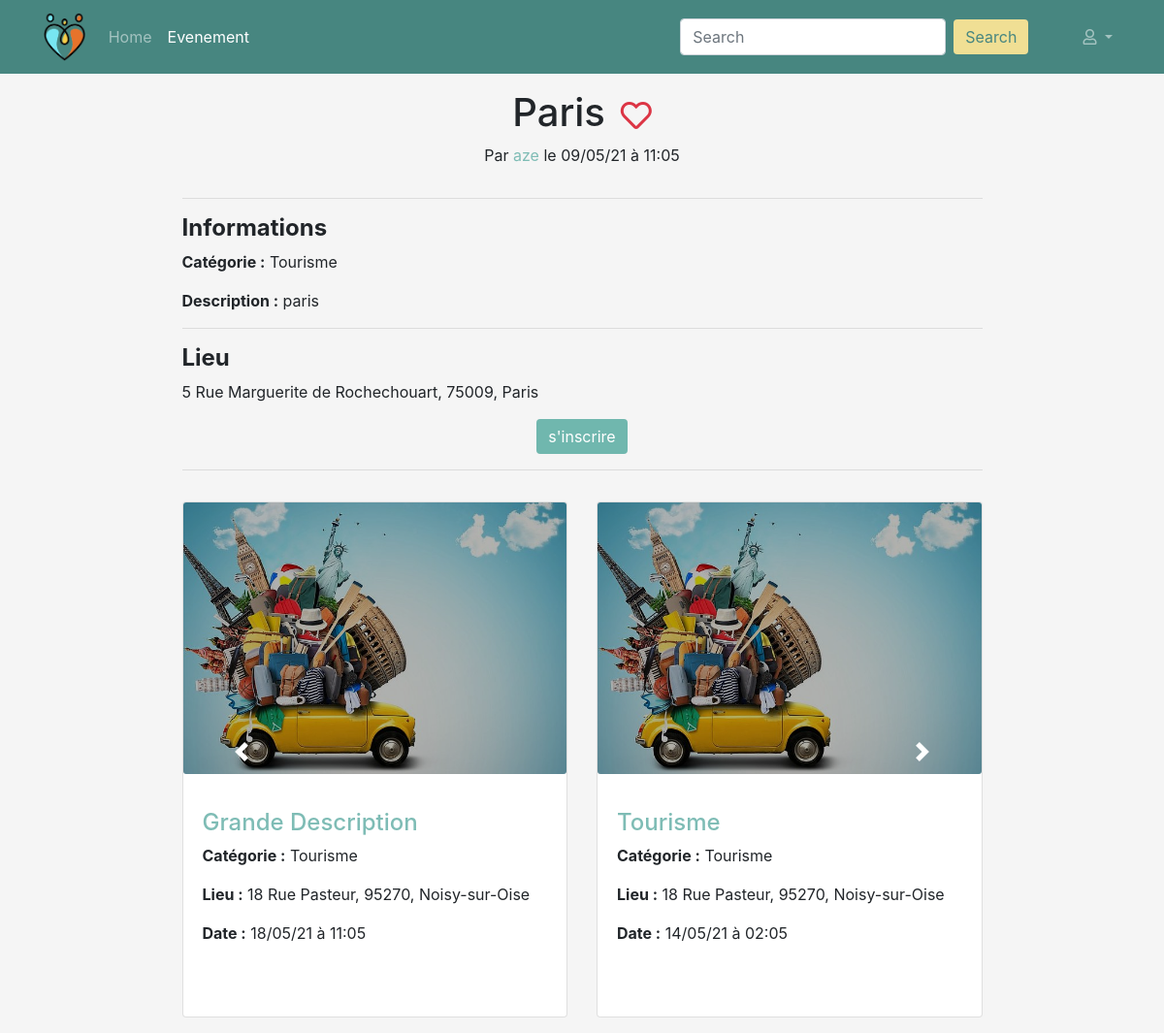
Page /evenement/description/27 on the committed database.
### events/models.py (models this page shows, shortened)
class Event(models.Model):
    PARTY_CATEGORY = 'soiree'
    GAME_CATEGORY = 'jeux'
    TOURISM_CATEGORY = 'tourisme'
    AREA_CATEGORY = 'plein air'
    CATEGORY_CHOICES = (
        (PARTY_CATEGORY, 'soiree'),
        (GAME_CATEGORY, 'jeux'),
        (TOURISM_CATEGORY, 'tourisme'),
        (AREA_CATEGORY, 'plein air')
    )
    person = models.ForeignKey('persons.Person', on_delete=models.CASCADE)
    title = models.CharField('titre', max_length=150)
    description = models.TextField('description')
    address = models.CharField('adresse', max_length=100)
    zip_code = models.IntegerField('code postal')
    city = models.CharField('ville', max_length=50)
    category = models.CharField('categorie', choices=CATEGORY_CHOICES, max_length=20)
    created_at = models.DateTimeField('crée à', auto_now=True)
    event_date = models.DateTimeField('date evenement', auto_now=False)
    coordonate_x = models.CharField('coordonnée X',max_length=10 ,null=True, blank=True)
    coordonate_y = models.CharField('coordonnée Y',max_length=10 , null=True, blank=True)

### persons/models.py (models this page shows, shortened)
class Person(models.Model):
    TYPE_PARTICULIER = 'particulier'
    TYPE_PROFESSIONNEL = 'professionnel'
    TYPE_CHOICES = (
        (TYPE_PARTICULIER, 'particulier'),
        (TYPE_PROFESSIONNEL, 'professionnel')
    )
    user = models.ForeignKey('users.User', on_delete=models.CASCADE)
    first_name = models.CharField('prenom', max_length=100)
    last_name = models.CharField('nom', max_length=100)
    birth_date = models.DateField('date naissance')
    address = models.CharField('adresse', max_length=250)
    zip_code = models.IntegerField('code postal')
    city = models.CharField('ville', max_length=50)
    country = models.CharField('pays', max_length=100)
    phone_number = PhoneNumberField('telephone')
    pseudo = models.CharField('pseudo', max_length=50)
    person_type = models.CharField('type', choices=TYPE_CHOICES, max_length=15)
    created_at = models.DateTimeField('crée à', auto_now=True)
    note = models.IntegerField('karma', null=True, blank=True)
    imageProfil = models.FileField('image', null=True, default='utilisateur-de-profil.svg')
    is_visible = models.BooleanField('est visible', default=False)

### events/views/events.py (the view)
# urls.py: path('evenement/description/<int:event_id>', EventDescriptionView.as_view(), name='description-event'),
class EventDescriptionView(View):
    def get(self, request, event_id):
        user = request.user
        event = get_event_by_id(event_id)
        person = get_person_by_user(user) if user.pk else None
        is_registered = get_if_person_is_registered(person, event)
        is_favorite = get_if_event_is_fav(person, event)
        favorite = None
        inscrit = None
        if is_favorite:
            favorite = FavoriteEvent.objects.get(person=person, event=event) if user.pk else None
        if is_registered:
            inscrit = InscriptionEvent.objects.get(person=person, event=event) if user.pk else None
        events_caroussel = Event.objects.filter(category=event.category, event_date__gte=timezone.now()).exclude(pk=event_id)
        context = {
            'user': user,
            'person': person,
            'event': event,
            'is_registered': is_registered,
            'is_favorite': is_favorite,
            'favorite': favorite,
            'inscrit': inscrit,
            'events_caroussel' : events_caroussel,
            'navigation_items': navigation.navigation_items(navigation.NAV_EVENEMENT),
        }
        return render(request, 'events/event_detail.html', context)

### events/models_helpers.py (called while the page is built)
def get_event_by_id(event_id):
    return Event.objects.get(pk=event_id)

def get_if_person_is_registered(person, event):
    return InscriptionEvent.objects.filter(person=person, event=event).exists()

def get_if_event_is_fav(person, event):
    return FavoriteEvent.objects.filter(person=person, event=event).exists()

### events/navigation.py (called while the page is built)
def navigation_items(selected_item=None):
    items = []
    for name, shortcut in NAV_ITEMS:
        items.append({
            'name': name,
            'url': reverse(shortcut),
            'active': True if selected_item == name else False,
        })
    return items

### events/templates/events/event_detail.html (shortened to what this page needs)
{% extends 'persons/base_navbar.html' %}
{% load leaflet_tags %}
{% load bootstrap4 %}
{% load static %}
{% block content %}
    <div class="row my-3">
        {% if event %}
            <div class="col-9 text-left m-auto">
                <div class="row">
                    <div class="col-12 d-flex text-center align-items-center justify-content-center">
                        <h1 class="mr-3">{{ event.title|title }}</h1>
                        {% if is_favorite %}
                            <a href="{% url 'unfavorite-event' favorite.pk %}"><i
                                    class="fas fa-heart text-danger fa-2x"></i></a>
                        {% else %}
                            {% if person.person_type != "professionnel" %}
                                {% if person != event.person %}
                                    <a href="{% url 'favorite-event' event.pk %}"><i
                                            class="far fa-heart text-danger fa-2x"></i></a>
                                {% endif %}
                            {% endif %}
                        {% endif %}
                    </div>
                    <div class="col-12 text-center">
                        <p>Par {% if event.person.pk is not person.pk %}<a class="show-user"
                                                                           href="{% url 'profil-show-user' event.person.pk %}">{{ event.person.pseudo }}</a> {% else %}
                            {{ event.person.pseudo }} {% endif %} le {{ event.event_date|date:'d/m/y à h:m' }}</p>
                    </div>
                </div>
                <hr>
                <div>
                    <h4><b>Informations</b></h4>
                    <p><b>Catégorie :</b> {{ event.category|title }}</p>
                    <p><b>Description :</b> {{ event.description }}</p>
                </div>
                <hr>
                <div>
                    <h4><b>Lieu</b></h4>
                    <p>{{ event.address }}, {{ event.zip_code }}, {{ event.city }}</p>
                </div>
                <div class="text-center mt-3">
                    {% if person.person_type != "professionnel" %}
                        {% if person != event.person %}
                            {% if is_registered %}
                                <a href="{% url 'desinscription-event' inscrit.pk %}" class="btn btn-primary">se
                                    désinscrire</a>
                            {% else %}
                                <a href="{% url 'inscription-event' event.pk %}" class="btn btn-primary">s'inscrire</a>
                            {% endif %}
                        {% endif %}
                    {% endif %}
                </div>
                <hr>
                <div id="carouselcontrol" class="carousel slide" data-ride="carousel">
                    <div class="carousel-inner slide carousel-multi-item">
                        {% for event in events_caroussel %}
                            {% if forloop.counter0|divisibleby:2 %}
                                <div class="carousel-item{% if forloop.first %} active{% endif %}">
                                <div class="row">
                            {% endif %}
                        <div class="col-md-6 clearfix d-none d-md-block">
                            <div class="card mt-3">
                                {% with 'assets/category/'|add:event.category|add:'.jpeg' as category %}
                                    <img src="{% static category %}" class="card-img category-img">
                                {% endwith %}
                                <div class="card-body">
                                    <div class="d-flex">
                                        <p class="text-left"><a href="{% url 'description-event' event.pk %}">
                                            <h4
                                                    class="mt-3">{{ event.title|title }}</h4></a></p>
                                    </div>
                                    <p class="card-text"><b>Catégorie :</b> {{ event.category|title }}</p>
                                    <p class="card-text"><b>Lieu
                                        :</b> {{ event.address }}, {{ event.zip_code }}, {{ event.city }} </p>
                                    <p class="card-text"><b>Date :</b> {{ event.event_date|date:'d/m/y à h:m' }}
                                    </p>
                                </div>
                            </div>
                        </div>
                        {% if not forloop.counter0|divisibleby:2 or forloop.last %}
                            </div>
                            </div>
                        {% endif %}
                        {% endfor %}
                        {% if events_caroussel.count > 1 %}
                            <a class="carousel-control-prev" href="#carouselcontrol" role="button"
                               data-slide="prev">
                                <span class="carousel-control-prev-icon" aria-hidden="true"></span>
                            </a>
                            <a class="carousel-control-next" href="#carouselcontrol" role="button"
                               data-slide="next">
                                <span class="carousel-control-next-icon" aria-hidden="true"></span>
                            </a>
                        {% endif %}
                    </div>
                </div>
            </div>
        {% endif %}
    </div>
{% endblock %}

### events/static/css/event.css (style rules this page uses)
body { background-color: whitesmoke !important; }
.btn-primary, .btn-outline-primary { background-color: #70B7AE !important; border: none !important; }
h4 a, .show-user { color: #7ebcb5 !important; }
.category-img { height: 280px; object-fit: cover; filter: brightness(70%); }
.card-body { height: 250px; }
.carousel-control-prev, .carousel-control-next { opacity: 1; }
.carousel-control-prev-icon, .carousel-control-next-icon { transition: all ease 0.4s; }

### rows in the picture
Event: title "Paris", person.pseudo "aze", event_date "09/05/21 à 11:05", category "Tourisme", description "paris", address "5 Rue Marguerite de Rochechouart", zip_code "75009", city "Paris"
Event: category "Tourisme", address "18 Rue Pasteur", zip_code "95270", city "Noisy-sur-Oise", event_date "18/05/21 à 11:05"
Event: category "Tourisme", address "18 Rue Pasteur", zip_code "95270", city "Noisy-sur-Oise", event_date "14/05/21 à 02:05"

### other values in the picture
{{ item.name }} "Home" "Evenement"
